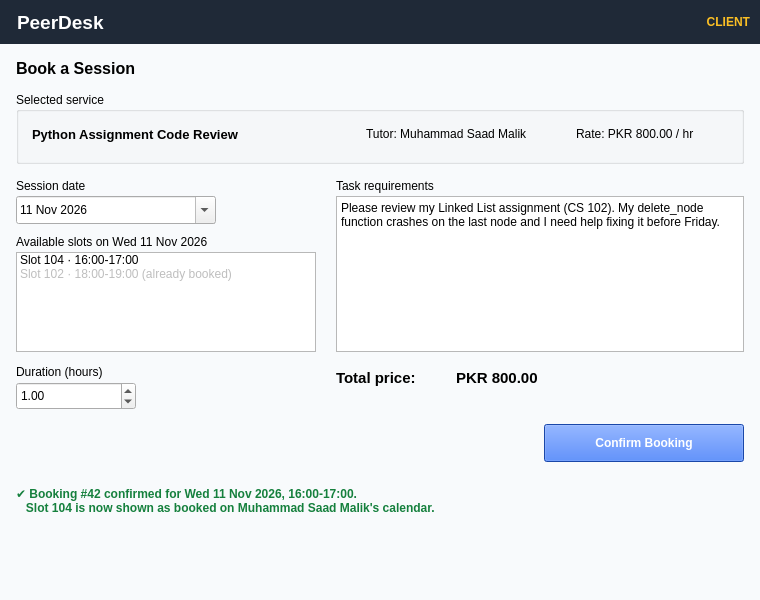
<?xml version="1.0" encoding="UTF-8"?>
<ui version="4.0">
 <class>client_booking</class>
 <widget class="QWidget" name="client_booking"><property name="geometry"><rect><x>0</x><y>0</y><width>760</width><height>600</height></rect></property><property name="windowTitle"><string>PeerDesk - Book a Session</string></property><property name="styleSheet"><string>QWidget#client_booking { background-color: #f8fafc; }</string></property><widget class="QLabel" name="label_51"><property name="geometry"><rect><x>0</x><y>0</y><width>760</width><height>44</height></rect></property><property name="text"><string>PeerDesk</string></property><property name="font"><font><pointsize>14</pointsize><bold>true</bold></font></property><property name="styleSheet"><string>background-color: #1f2937; color: white; padding-left: 12px;</string></property></widget><widget class="QLabel" name="label_52"><property name="geometry"><rect><x>590</x><y>0</y><width>160</width><height>44</height></rect></property><property name="alignment"><set>Qt::AlignRight|Qt::AlignVCenter</set></property><property name="text"><string>CLIENT</string></property><property name="font"><font><bold>true</bold></font></property><property name="styleSheet"><string>background-color: #1f2937; color: #fbbf24;</string></property></widget><widget class="QLabel" name="label_53"><property name="geometry"><rect><x>16</x><y>54</y><width>728</width><height>28</height></rect></property><property name="text"><string>Book a Session</string></property><property name="font"><font><pointsize>12</pointsize><bold>true</bold></font></property></widget><widget class="QGroupBox" name="groupBox_3"><property name="geometry"><rect><x>16</x><y>92</y><width>728</width><height>72</height></rect></property><property name="title"><string>Selected service</string></property><widget class="QLabel" name="label_54"><property name="geometry"><rect><x>16</x><y>28</y><width>330</width><height>28</height></rect></property><property name="text"><string>Python Assignment Code Review</string></property><property name="font"><font><pointsize>10</pointsize><bold>true</bold></font></property></widget><widget class="QLabel" name="label_55"><property name="geometry"><rect><x>350</x><y>28</y><width>205</width><height>28</height></rect></property><property name="text"><string>Tutor: Muhammad Saad Malik</string></property></widget><widget class="QLabel" name="label_56"><property name="geometry"><rect><x>560</x><y>28</y><width>160</width><height>28</height></rect></property><property name="text"><string>Rate: PKR 800.00 / hr</string></property></widget></widget><widget class="QLabel" name="label_57"><property name="geometry"><rect><x>16</x><y>176</y><width>200</width><height>20</height></rect></property><property name="text"><string>Session date</string></property></widget><widget class="QDateEdit" name="dateEdit_2"><property name="geometry"><rect><x>16</x><y>196</y><width>200</width><height>28</height></rect></property><property name="calendarPopup"><bool>true</bool></property><property name="date"><date><year>2026</year><month>11</month><day>11</day></date></property></widget><widget class="QLabel" name="label_58"><property name="geometry"><rect><x>16</x><y>232</y><width>300</width><height>20</height></rect></property><property name="text"><string>Available slots on Wed 11 Nov 2026</string></property></widget><widget class="QListWidget" name="slotList"><property name="geometry"><rect><x>16</x><y>252</y><width>300</width><height>100</height></rect></property><item><property name="text"><string>Slot 104 · 16:00-17:00</string></property></item><item><property name="text"><string>Slot 102 · 18:00-19:00 (already booked)</string></property><property name="flags"><set>ItemIsSelectable</set></property></item></widget><widget class="QLabel" name="label_59"><property name="geometry"><rect><x>16</x><y>362</y><width>200</width><height>20</height></rect></property><property name="text"><string>Duration (hours)</string></property></widget><widget class="QDoubleSpinBox" name="doubleSpinBox_2"><property name="geometry"><rect><x>16</x><y>382</y><width>120</width><height>28</height></rect></property><property name="singleStep"><double>0.5</double></property><property name="value"><double>1.0</double></property></widget><widget class="QLabel" name="label_60"><property name="geometry"><rect><x>336</x><y>176</y><width>300</width><height>20</height></rect></property><property name="text"><string>Task requirements</string></property></widget><widget class="QTextEdit" name="textEdit_2"><property name="geometry"><rect><x>336</x><y>196</y><width>408</width><height>156</height></rect></property><property name="plainText"><string>Please review my Linked List assignment (CS 102). My delete_node function crashes on the last node and I need help fixing it before Friday.</string></property></widget><widget class="QLabel" name="label_61"><property name="geometry"><rect><x>336</x><y>366</y><width>200</width><height>24</height></rect></property><property name="text"><string>Total price:</string></property><property name="font"><font><pointsize>11</pointsize><bold>true</bold></font></property></widget><widget class="QLabel" name="label_62"><property name="geometry"><rect><x>456</x><y>366</y><width>200</width><height>24</height></rect></property><property name="text"><string>PKR 800.00</string></property><property name="font"><font><pointsize>11</pointsize><bold>true</bold></font></property></widget><widget class="QPushButton" name="pushButton_13"><property name="geometry"><rect><x>544</x><y>424</y><width>200</width><height>38</height></rect></property><property name="text"><string>Confirm Booking</string></property><property name="styleSheet"><string>background-color: #2563eb; color: white; font-weight: bold; padding: 4px;</string></property></widget><widget class="QLabel" name="label_63"><property name="geometry"><rect><x>16</x><y>476</y><width>728</width><height>48</height></rect></property><property name="text"><string>✔ Booking #42 confirmed for Wed 11 Nov 2026, 16:00-17:00.
   Slot 104 is now shown as booked on Muhammad Saad Malik's calendar.</string></property><property name="styleSheet"><string>color: #15803d; font-weight: bold;</string></property><property name="wordWrap"><bool>true</bool></property></widget></widget>
 <resources/>
 <connections/>
</ui>
